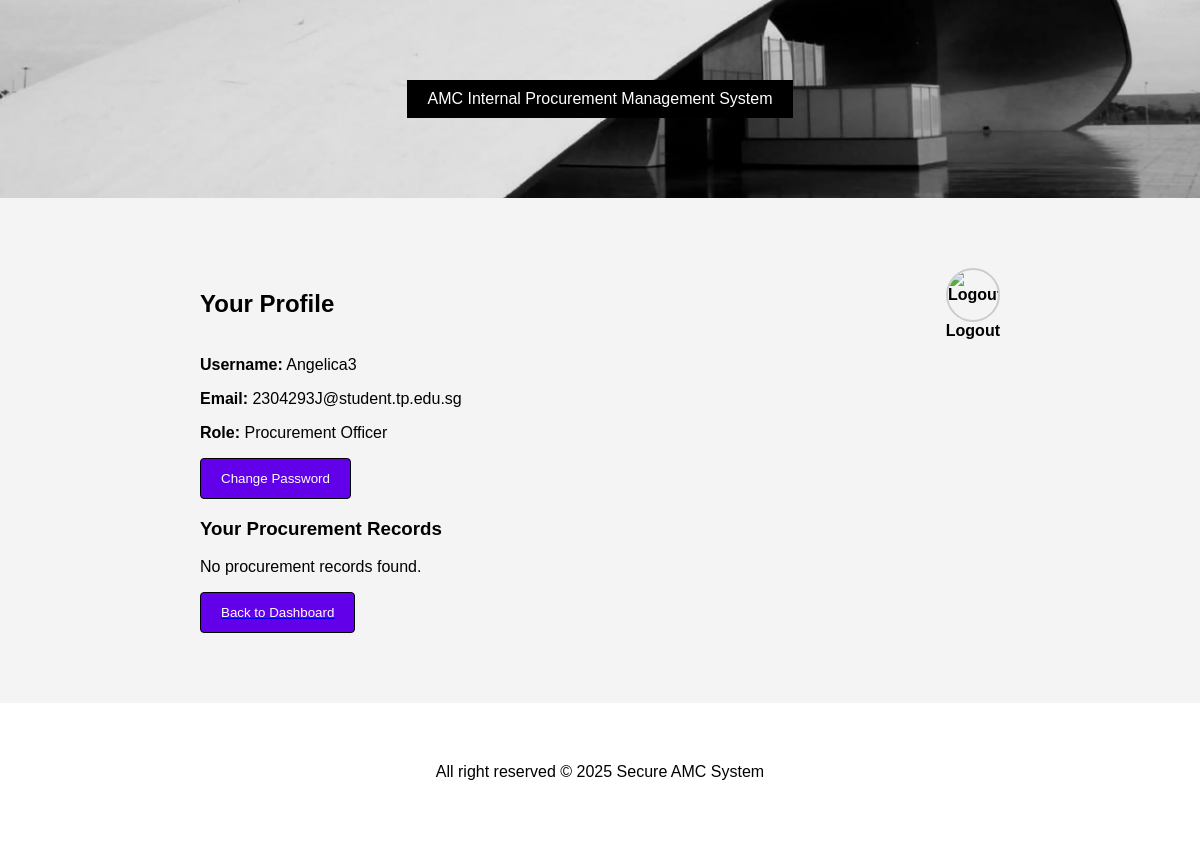
The app's page /assignment/profile.php (signed in), older data.
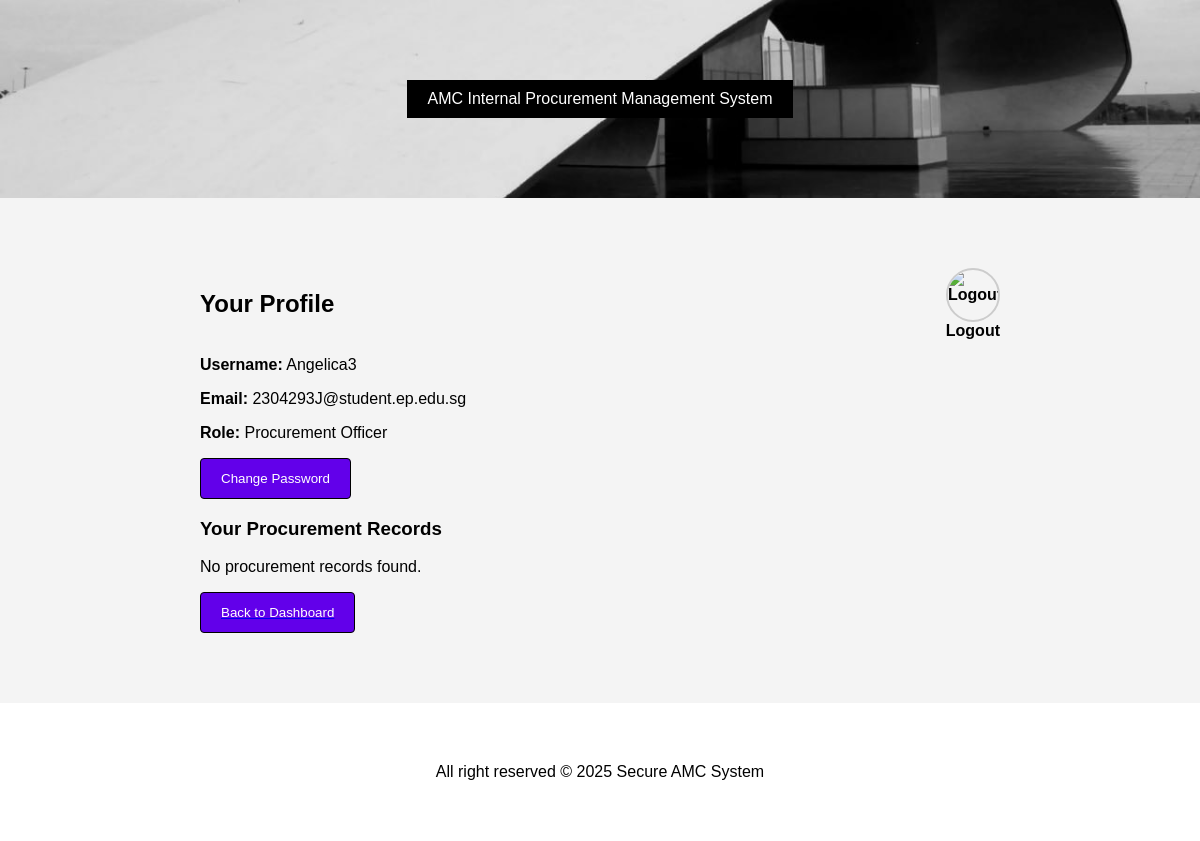
The same page, newer data.
### tables this page shows
CREATE TABLE `user` (
  `USER_ID` int(11) NOT NULL,
  `USERNAME` varchar(20) DEFAULT NULL,
  `PASSWORD` varchar(64) DEFAULT NULL,
  `EMAIL` varchar(100) DEFAULT NULL,
  `ROLE_ID` int(11) DEFAULT NULL,
  `needs_password_reset` tinyint(1) NOT NULL DEFAULT 1,
  `token` varchar(255) DEFAULT NULL,
  `token_expires` int(11) DEFAULT NULL
);

### assignment/profile.php (the view, shortened to what this page needs)
<?php
include 'config.php';
$user_id = $_SESSION['session_userid'];
$error = "";
$procurement_records = [];
$inventory = [];
$items = $conn->query("SELECT item_id, name FROM inventory");
while ($row = $items->fetch_assoc()) {
    $inventory[$row['item_id']] = $row['name'];
}
$departments = [];
$department = $conn->query("SELECT department_id, name FROM department");
while ($row = $department->fetch_assoc()) {
    $departments[$row['department_id']] = $row['name'];
}
try {
    $stmt = $conn->prepare("SELECT USERNAME, EMAIL, ROLE_ID FROM user WHERE USER_ID = ?");
    $stmt->bind_param("i", $user_id);
    $stmt->execute();
    $result = $stmt->get_result();
    $user = $result->fetch_assoc();
    $stmt = $conn->prepare("SELECT PROCUREMENT_ID, ITEM_ID, QUANTITY, DEPARTMENT_ID, PRIORITY_LEVEL, STATUS, DATE_REQUESTED
                            FROM procurement WHERE USER_ID = ?");
    $stmt->bind_param("i", $user_id);
    $stmt->execute();
    $procurement_records = $stmt->get_result();
} catch (Exception $e) {
    $error = "Error fetching profile: " . $e->getMessage();
}
?>
<?php include 'header.php'; ?>
<!DOCTYPE html>
<html lang="en">
<head>
    <link rel="stylesheet" href="style.css">
</head>
<body>
    <div class="container">
        <div class="profile-container">
            <h2>Your Profile</h2>
            <a href="logout.php" class="profile-link">
                <img src="imgs/leave.jpg" alt="Logout">
                <span>Logout</span>
            </a>
        </div>
        <?php if (!empty($error)): ?>
            <div class="message error"><?= htmlspecialchars($error) ?></div>
        <?php else: ?>
            <p><strong>Username:</strong> <?= htmlspecialchars($user['USERNAME']) ?></p>
            <p><strong>Email:</strong> <?= htmlspecialchars($user['EMAIL']) ?></p>
            <p><strong>Role:</strong>
                <?php
                    if ($user['ROLE_ID'] == 1) {
                        echo "Admin";
                    } elseif ($user['ROLE_ID'] == 2) {
                        echo "Department Head";
                    } elseif ($user['ROLE_ID'] == 3) {
                        echo "Procurement Officer";
                    }
                ?>
            </p>
            <form action="forgot_pw.php" method="post">
                <button type="submit">Change Password</button>
            </form>
            <h3>Your Procurement Records</h3>
            <?php if ($procurement_records->num_rows > 0): ?>
                <table>
                    <tr>
                        <th>Procurement ID</th>
                        <th>Item</th>
                        <th>Quantity</th>
                        <th>Department</th>
                        <th>Priority Level</th>
                        <th>Status</th>
                        <th>Date Requested</th>
                    </tr>
                    <?php while ($row = $procurement_records->fetch_assoc()): ?>
                        <tr>
                            <td><?= htmlspecialchars($row['PROCUREMENT_ID']) ?></td>
                            <td><?= htmlspecialchars($inventory[$row['ITEM_ID']] ?? 'Unknown') ?></td>
                            <td><?= htmlspecialchars($row['QUANTITY']) ?></td>
                            <td><?= htmlspecialchars($departments[$row['DEPARTMENT_ID']] ?? 'Unknown') ?></td>
                            <td><?= htmlspecialchars($row['PRIORITY_LEVEL']) ?></td>
                            <td><?= htmlspecialchars($row['STATUS']) ?></td>
                            <td><?= htmlspecialchars($row['DATE_REQUESTED']) ?></td>
                        </tr>
                    <?php endwhile; ?>
                </table>
            <?php else: ?>
                <p>No procurement records found.</p>
            <?php endif; ?>
        <?php endif; ?>
        <a href="dashboard.php"><button>Back to Dashboard</button></a>
    </div>
</body>
</html>
<?php include 'footer.php'; ?>

Row changes from the older to the newer data that the page shows:
changed user "Angelica3": EMAIL "2304293J@student.tp.edu.sg" → "2304293J@student.ep.edu.sg"
